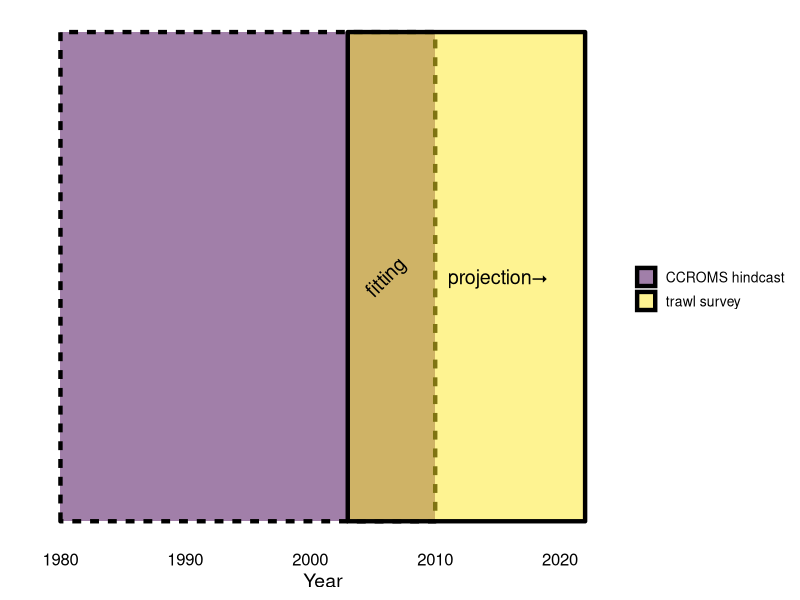

The R script that drew this image:
## Quick timeline figure for trawl survey overlap
library(tidyverse)
library(viridis)
# ggplot theme
plot_theme <-   theme_minimal()+
  theme(text=element_text(family="sans",size=12,color="black"),
        legend.text = element_text(size=10),
        axis.title=element_text(family="sans",size=14,color="black"),
        axis.text=element_text(family="sans",size=12,color="black"),
        panel.grid.major = element_line(color="gray50",linetype=3))
theme_set(plot_theme)

survey <- tibble(x=c(2003,2003,2022,2022),y=c(0,1,1,0),id="trawl survey",lt=1)
ccroms <- tibble(x=c(1980,1980,2010,2010),y=c(0,1,1,0),id="CCROMS hindcast",lt=2)
# overlap <- tibble(x=c(2003,2003,2010,2010),y=c(0,1,1,0),id="fitting",lt=NA)

polys = bind_rows(survey,ccroms) %>% 
  mutate(id=factor(id,levels=c("CCROMS hindcast","trawl survey"))) %>% 
  mutate(lt=as.factor(lt))

timeline=ggplot(polys,aes(x,y))+
  geom_polygon(aes(fill=id,group=id,linetype=lt),alpha=0.5,size=1.5,color="black")+
  labs(x="Year",y="",fill="")+
  guides(linetype='none')+
  annotate("text",x=2006,y=0.5,label="fitting",angle=45,size=5)+
  annotate("text",x=2015,y=0.5,label="projection\u2B62",size=5)+
  scale_fill_manual(values=viridis_pal()(2))+
  theme(panel.grid.major = element_blank(),
      panel.grid.minor = element_blank(),
      axis.text.y=element_blank())
timeline
